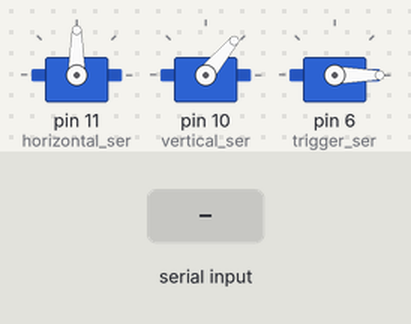
Recording of a sketch running on a simulated Arduino Uno, built with avr-gcc and run on an emulated ATmega328P. Shown: 3 × servo. The test bench sets the inputs (shaded band).

Above: at 1.2 s.
1.3 s: "a90x" received over Serial
At 1.8 s:
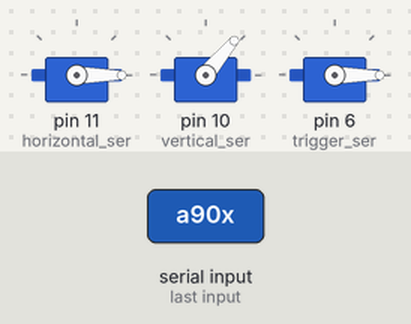
Timing chart, 0 to 4.3 s (numbered marks = the images above; inputs shaded):
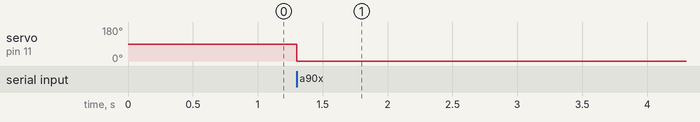

Measured:
- after the input at 1.3 s, servo on pin 11 (horizontal_ser): 90° → 0° at once

The sketch:

patriot_arduino_v0.5.ino
```cpp
#include<Servo.h>
Servo horizontal_ser ;
Servo vertical_ser ;
Servo trigger_ser ;
String str = "";
String angle="";
int i = 0;
int len = 0;
void setup() {
  horizontal_ser.attach(11);
  horizontal_ser.write(90);
  vertical_ser.attach(10);
  vertical_ser.write(50);
  trigger_ser.attach(6);
  trigger_ser.write(0);
  Serial.begin(1000000);


}

void loop() {
  if (Serial.available() > 2) {
    str = Serial.readStringUntil('x');
    len = str.length();

    angle = "";
    for(i = 0;i<len;i++){
      angle += str[i];
      if(str[i] == 'a'){
        horizontal_ser.write(angle.toInt());
        i++;
        break;
      }
    }

    angle = "";
    for(;i<len;i++){
      angle += str[i];
      if(str[i] == 'b'){
        vertical_ser.write(angle.toInt());
        i++;
        break;
      }
    }

    angle = "";
    for(;i<len;i++){
      angle += str[i];
    }
    trigger_ser.write(angle.toInt());

  }

}
```
